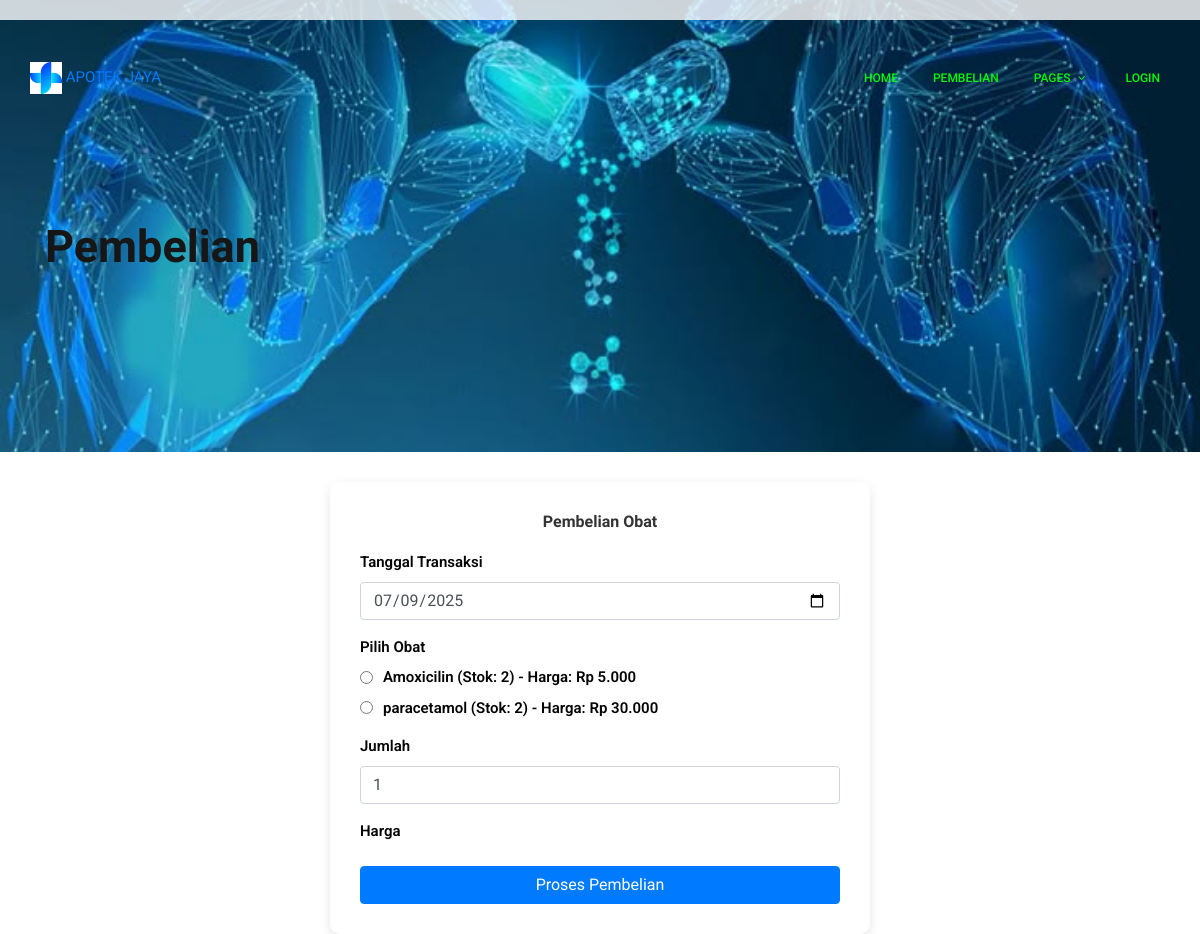
The page /departments.php on the database its author committed.
### tables this page shows
CREATE TABLE `obat` (
  `id_obat` int(11) NOT NULL,
  `nama` varchar(50) NOT NULL,
  `stok` int(11) DEFAULT 0,
  `harga` decimal(10,2) NOT NULL,
  `kategori` varchar(20) NOT NULL
);

### departments.php (the view, shortened to what this page needs)
<!DOCTYPE html>
<html lang="en">
<head>
    <link rel="stylesheet" href="assets/css/animate-3.7.0.css">
    <link rel="stylesheet" href="assets/css/font-awesome-4.7.0.min.css">
    <link rel="stylesheet" href="assets/css/bootstrap-4.1.3.min.css">
    <link rel="stylesheet" href="assets/css/owl-carousel.min.css">
    <link rel="stylesheet" href="assets/css/jquery.datetimepicker.min.css">
    <link rel="stylesheet" href="assets/css/linearicons.css">
    <link rel="stylesheet" href="assets/css/style.css">
</head>
<body>
    <header class="header-area">
        <div class="header-top">
        </div>
        <div id="header">
            <div class="container">
                <div class="row align-items-center justify-content-between d-flex">
                    <div id="logo">
                        <a href="index.html"><img src="assets/images/logo/favicon.png" alt="" title="" /> APOTEK
                            JAYA</a>
                    </div>
                    <nav id="nav-menu-container">
                        <ul class="nav-menu">
                            <li class="menu-active"><a href="index.html">Home</a></li>
                            <li><a href="departments.php">Pembelian</a></li>
                            <li class="menu-has-children"><a href="#">Pages</a>
                            </li>
                            <li><a href="login.php">Login</a></li>
                        </ul>
                    </nav>
                </div>
            </div>
        </div>
    </header>
    <section class="banner-area other-page">
        <div class="container">
            <div class="row">
                <div class="col-lg-12">
                    <h1>Pembelian</h1>
                </div>
            </div>
        </div>
    </section>
    <?php
    include 'config.php';
    $result_obat = $conn->query("SELECT id_obat, nama, stok, harga FROM obat WHERE stok > 0");
    $obat_list = [];
    while ($row = $result_obat->fetch_assoc()) {
        $obat_list[] = $row;
    }
    ?>
    <section class="transaksi-area">
        <div class="container">
            <div class="row justify-content-center">
                <div class="col-lg-6">
                    <div class="form-container">
                        <h4 class="form-title text-center">Pembelian Obat</h4>
                        <form action="proses_transaksi.php" method="POST">
                            <div class="form-group">
                                <label for="tgl_transaksi">Tanggal Transaksi</label>
                                <input type="date" id="tgl_transaksi" name="tgl_transaksi" class="form-control"
                                    value="<?php echo date('Y-m-d'); ?>" required>
                            </div>
                            <div class="form-group">
                                <label>Pilih Obat</label>
                                <ul style="list-style-type: none; padding-left: 0;">
                                    <?php foreach ($obat_list as $obat): ?>
                                        <li class="mb-2">
                                            <label style="display: flex; align-items: center;">
                                                <input type="radio" name="id_obat" value="<?php echo $obat['id_obat']; ?>"
                                                    required>
                                                <span style="margin-left: 10px;">
                                                    <?php echo "{$obat['nama']} (Stok: {$obat['stok']}) - Harga: Rp " . number_format($obat['harga'], 0, ',', '.'); ?>
                                                </span>
                                            </label>
                                        </li>
                                    <?php endforeach; ?>
                                </ul>
                            </div>
                            <div class="form-group">
                                <label for="jumlah">Jumlah</label>
                                <input type="number" id="jumlah" name="jumlah" class="form-control" value="1" min="1"
                                    required>
                            </div>
                            <div class="form-group">
                                <label for="harga">Harga</label>
                            </div>
                            <button type="submit" class="btn btn-primary btn-block">Proses Pembelian</button>
                        </form>
                    </div>
                </div>
            </div>
        </div>
    </section>
</body>
</html>

### assets/css/style.css (style rules this page uses)
body { color:#030303;font-family:"Roboto",sans-serif;font-size:15px;font-weight:400 }
h1 { color:#161616;font-family:"Ubuntu",sans-serif;font-size:45px !important;font-weight:700 }
h4 { color:rgb(36, 37, 37);font-family:"Ubuntu",sans-serif;font-size:16px !important;font-weight:400 }
ul { margin:0;padding:0;list-style:none }
.nav-menu,.nav-menu * { margin:0;padding:0;list-style:none }
.nav-menu li { position:relative;white-space:nowrap }
.nav-menu>li { float:left }
.sf-arrows .sf-with-ul { padding-right:30px }
.sf-arrows .sf-with-ul:after { content:"\f107";position:absolute;right:15px;font-family:FontAwesome;font-style:normal;font-weight:normal }
#nav-menu-container { margin:0 }
.nav-menu a { padding:7px 10px;text-decoration:none;display:inline-block;color:#00fa0c;font-weight:500;font-size:12px;text-transform:uppercase;outline:none }
.nav-menu>li { margin-left:15px }
#mobile-nav { position:fixed;top:0;padding-top:18px;bottom:0;z-index:998;background:rgba(0,0,0,0.8);left:-260px;width:260px;overflow-y:auto;transition:0.4s }
#mobile-nav ul { padding:0;margin:0;list-style:none }
#mobile-nav ul li { position:relative }
#mobile-nav ul li a { color:#fff;font-size:13px;text-transform:uppercase;overflow:hidden;padding:10px 22px 10px 15px;position:relative;text-decoration:none;width:100%;display:block;outline:none;font-weight:700 }
.header-top { padding:10px 0;background:rgba(255,255,255,0.8);position:absolute;top:0;left:0;width:100%;z-index:1 }
#header { padding:14px 0;position:fixed;left:0;top:48px;right:0;transition:all 0.5s;z-index:997 }
#header #logo img { padding:0;margin:0 }
.banner-area { padding:400px 0 350px;background-color:#b0b0b0;background-image:url("../images/baground baru.jpg");background-repeat:no-repeat;background-position:center;background-size:cover;position:relative }
.banner-area.other-page { padding:220px 0 170px }
h1 { font-size:36px }
h4 { font-size:18px }

### departments.php (style rules this page uses)
.form-container { background: #ffffff; border-radius: 10px; padding: 30px; box-shadow: 0 4px 12px rgba(0, 0, 0, 0.1); margin-top: 30px; }
.form-title { font-weight: bold; margin-bottom: 20px; color: #333; }
.form-group label { font-weight: 600; }

### rows shown on the page
obat: nama "Amoxicilin", stok "2", harga "5.000"
obat: nama "paracetamol", stok "2", harga "30.000"
